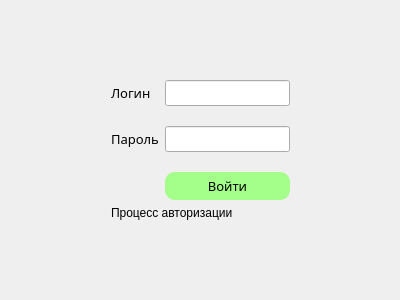
<?xml version="1.0" encoding="UTF-8"?>
<ui version="4.0">
 <class>MainWindow</class>
 <widget class="QMainWindow" name="MainWindow">
  <property name="geometry">
   <rect>
    <x>0</x>
    <y>0</y>
    <width>400</width>
    <height>300</height>
   </rect>
  </property>
  <property name="minimumSize">
   <size>
    <width>300</width>
    <height>300</height>
   </size>
  </property>
  <property name="maximumSize">
   <size>
    <width>400</width>
    <height>300</height>
   </size>
  </property>
  <property name="windowTitle">
   <string>MainWindow</string>
  </property>
  <widget class="QWidget" name="centralwidget">
   <layout class="QGridLayout" name="gridLayout_2">
    <item row="0" column="1">
     <spacer name="verticalSpacer_2">
      <property name="orientation">
       <enum>Qt::Vertical</enum>
      </property>
      <property name="sizeHint" stdset="0">
       <size>
        <width>20</width>
        <height>40</height>
       </size>
      </property>
     </spacer>
    </item>
    <item row="1" column="2">
     <spacer name="horizontalSpacer_2">
      <property name="orientation">
       <enum>Qt::Horizontal</enum>
      </property>
      <property name="sizeHint" stdset="0">
       <size>
        <width>40</width>
        <height>20</height>
       </size>
      </property>
     </spacer>
    </item>
    <item row="1" column="1">
     <layout class="QGridLayout" name="gridLayout" rowstretch="3,0,0,0" columnstretch="2,0">
      <property name="horizontalSpacing">
       <number>6</number>
      </property>
      <property name="verticalSpacing">
       <number>20</number>
      </property>
      <item row="1" column="0">
       <widget class="QLabel" name="label">
        <property name="font">
         <font>
          <family>HP Simplified</family>
          <pointsize>10</pointsize>
         </font>
        </property>
        <property name="text">
         <string>Логин</string>
        </property>
       </widget>
      </item>
      <item row="1" column="1">
       <widget class="QLineEdit" name="lineEdit">
        <property name="font">
         <font>
          <family>HP Simplified</family>
          <pointsize>10</pointsize>
         </font>
        </property>
        <property name="styleSheet">
         <string notr="true"/>
        </property>
       </widget>
      </item>
      <item row="2" column="0">
       <widget class="QLabel" name="label_2">
        <property name="font">
         <font>
          <family>HP Simplified</family>
          <pointsize>10</pointsize>
         </font>
        </property>
        <property name="text">
         <string>Пароль</string>
        </property>
       </widget>
      </item>
      <item row="2" column="1">
       <widget class="QLineEdit" name="lineEdit_2">
        <property name="font">
         <font>
          <family>HP Simplified</family>
          <pointsize>10</pointsize>
         </font>
        </property>
        <property name="styleSheet">
         <string notr="true"/>
        </property>
       </widget>
      </item>
      <item row="3" column="1">
       <widget class="QPushButton" name="pushButton">
        <property name="font">
         <font>
          <family>HP Simplified</family>
          <pointsize>10</pointsize>
         </font>
        </property>
        <property name="styleSheet">
         <string notr="true">*{
	border-radius: 10px;
	background-color: rgb(163, 255, 138);
	padding: 5px;
}
*:hover {
	background-color: rgb(158, 255, 47);
	cursor: pointer;
}</string>
        </property>
        <property name="text">
         <string>Войти</string>
        </property>
       </widget>
      </item>
     </layout>
    </item>
    <item row="1" column="0">
     <spacer name="horizontalSpacer">
      <property name="orientation">
       <enum>Qt::Horizontal</enum>
      </property>
      <property name="sizeHint" stdset="0">
       <size>
        <width>40</width>
        <height>20</height>
       </size>
      </property>
     </spacer>
    </item>
    <item row="3" column="1">
     <spacer name="verticalSpacer">
      <property name="orientation">
       <enum>Qt::Vertical</enum>
      </property>
      <property name="sizeHint" stdset="0">
       <size>
        <width>20</width>
        <height>40</height>
       </size>
      </property>
     </spacer>
    </item>
    <item row="2" column="1">
     <widget class="QLabel" name="label_3">
      <property name="text">
       <string>Процесс авторизации</string>
      </property>
     </widget>
    </item>
   </layout>
  </widget>
 </widget>
 <resources/>
 <connections/>
</ui>
